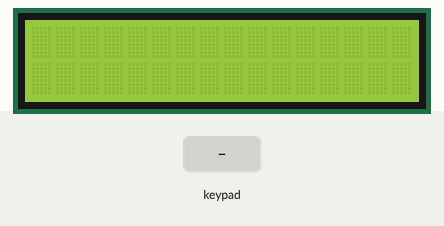
Simulated run of this sketch. Board: Arduino Uno, built with avr-gcc and run on an emulated ATmega328P. Shown: 16×2 character LCD. The test bench sets the inputs (shaded band). What the sketch prints to the serial monitor is not drawn.

Above: at 1.2 s.
1.3 s: keypad keys 2 3 4 5 # pressed 0.4 s apart
At 3.6 s:
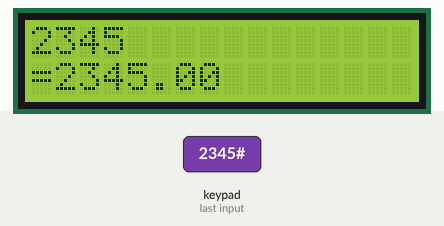
4.8 s: key 'A' pressed
At 5.3 s:
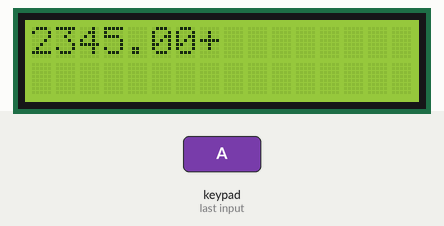
6.3 s: keypad keys 6 7 8 9 # pressed 0.4 s apart
At 8.9 s:
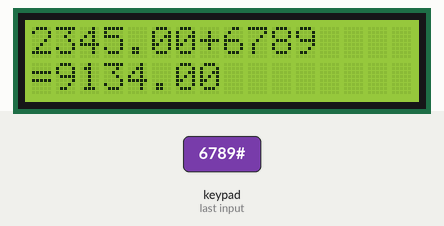
9.8 s: key 'C' pressed
At 10.2 s:
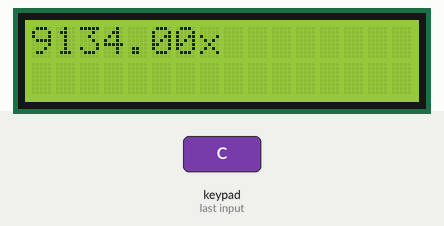
11.3 s: keypad keys 1 3 9 7 # pressed 0.4 s apart
At 13.8 s:
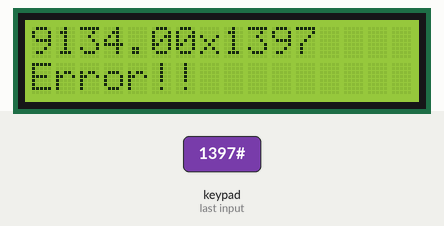
14.8 s: key 'D' pressed
At 15.3 s:
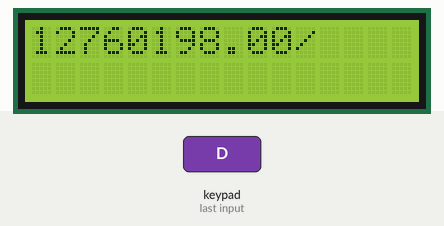
Timing chart, 0 to 17.3 s (numbered marks = the images above; inputs shaded):
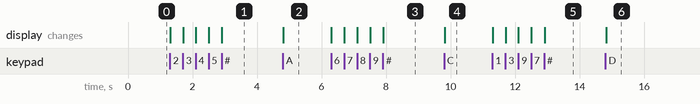

Measured:
- after the input at 1.3 s, the display: first changes at once (image 1 shows a later state)
- after the input at 4.8 s, the display: changes at once (image 2)
- after the input at 6.3 s, the display: first changes at once (image 3 shows a later state)
- after the input at 9.8 s, the display: changes at once (image 4)
- after the input at 11.3 s, the display: first changes at once (image 5 shows a later state)
- after the input at 14.8 s, the display: changes at once (image 6)

The sketch:

lab4-4.ino
```cpp
#include<Wire.h>
#include<LiquidCrystal_I2C.h>
#include <Keypad.h>

/* There is four state in this Calculator */
#define iniA    0 // A is not entered
#define enterA 1  // At list a digit of A is entered
#define iniB 2    // B is not entered
#define enterB 3  // At list a digit of B is entered
#define syntaxerr 4 // Syntax error
#define next_operate 5 //Prepare for next operation

/* Keyboard mapping */
const byte ROWS = 4; //four rows
const byte COLS = 4; //four columns
char keys[ROWS][COLS] = {{'1','2','3','A'},
                         {'4','5','6','B'},
                         {'7','8','9','C'},
                         {'*','0','#','D'}};
byte rowPins[ROWS] = {2, 3, 4, 5}; //connect to the row pinouts of the keypad
byte colPins[COLS] = {6, 7, 8, 9}; //connect to the column pinouts of the keypad

Keypad keypad = Keypad( makeKeymap(keys), rowPins, colPins, ROWS, COLS );

/* Calculator */
float A = 0;
float B = 0;
float ans = 0;
int cal_state = iniA;
int operation = 0;
char operate[4] = {'+','-','x','/'};

LiquidCrystal_I2C lcd(0x27,16,2);

void setup() {
  // put your setup code here, to run once:
  lcd.init();
  lcd.backlight();
 //lcd.setCursor(0,0);
  //lcd.printstr("NCKU");
  Serial.begin(115200);
}
int cursor_pos;
void loop() {
  // put your main code here, to run repeatedly:
int i;

char key = keypad.getKey();
  if (key != NO_KEY){
    Serial.print(key);
    switch(key){
      case 'A':/* + */
      case 'B':/* - */
      case 'C':/* * */
      case 'D':/* / */
        operation = key - 'A';
        if(cal_state == iniA){
          /* If A is not entered, then * and / operator are not allowed. */
          if(operation == 2 || operation == 3 ){
            cal_state = syntaxerr;
          }else{
            lcd.setCursor(cursor_pos,0);
            lcd.print(operate[operation]);
            cal_state = iniB;
            A = 0;
          }
        }
        /* Multiple operation is not allowed, like  A*B*C in a line. */
        else if(cal_state == enterB){
          cal_state = syntaxerr;
        }
        else if (cal_state == enterA){ /*If A is enteted then enter B*/
          lcd.setCursor(cursor_pos,0);
          lcd.print(operate[operation]);
          cal_state = iniB;
        }else if(cal_state == next_operate){
          lcd.clear();
          cursor_pos = 0;
          lcd.setCursor(cursor_pos,0);
          lcd.print(A);
          lcd.print(operate[operation]);
          cal_state = enterB;
          }
        break;
      case '#':/* = */
        /* If error already happened or if number B is not yet entered. */
        if(cal_state == syntaxerr || cal_state == iniB){
          Serial.println("Syntax Error");
          lcd.setCursor(0,1);
          lcd.print("Syntax Error");
          cal_state = iniA;
        }else{/* normal operation */
          cal_state = iniA;
          switch (operation){
            case 0:
              ans = A + B;
              break;
            case 1:
              ans = A - B;
              break;
            case 2:
              ans = A * B;
              break;
            case 3:
              ans = A / B;
              break;
            default:
              break;
          }
          if(ans > 32767){
            Serial.println("Error!!");
            cal_state = iniA;
            lcd.setCursor(0,1);
            lcd.print("Error!!");
          }else{
            lcd.setCursor(0,1);
            lcd.print("=");
            lcd.setCursor(1,1);
            lcd.print(ans);
          }
        }
        Serial.print(A);
        Serial.print(' ');
        Serial.print(B);
        Serial.print(' ');
        Serial.println(ans);
        A = ans;
        B = 0;
        cal_state = next_operate;//next_operate
        break;
      case '*':/* Clear */
        A = 0;
        B = 0;
        cal_state = iniA;
        lcd.clear();
        cursor_pos=0;
        break;
      default: /* Enter Number */
        int num = key - '0';
        if (cal_state == iniA||cal_state == next_operate){
          cal_state = enterA;
          lcd.clear();
          cursor_pos=0;
          lcd.setCursor(cursor_pos,0);
          lcd.print(key);
          cursor_pos++;
          A=num;
        }else if(cal_state == enterA){
          lcd.print(key);
          cursor_pos++;
          A = 10*A + num;
        }else{
           if(cal_state == syntaxerr){
            cal_state = syntaxerr;
          }else{
            cal_state = enterB;
          }
          lcd.print(key);
          B = 10*B + num;
          cursor_pos++;
        }
        break;
    }
  }
}
```
